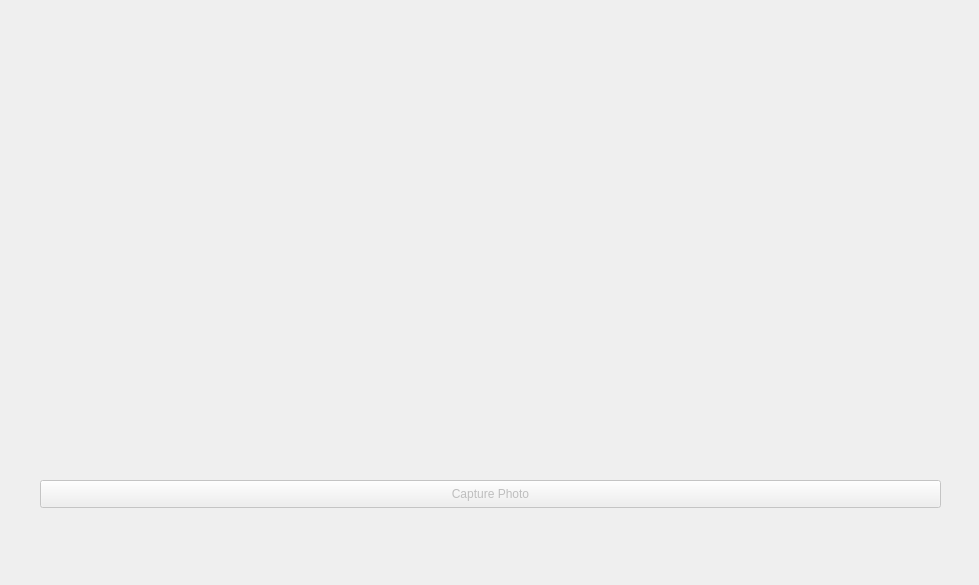
<?xml version="1.0" encoding="UTF-8"?>
<ui version="4.0">
 <class>camera</class>
 <widget class="QDialog" name="camera">
  <property name="geometry">
   <rect>
    <x>0</x>
    <y>0</y>
    <width>979</width>
    <height>585</height>
   </rect>
  </property>
  <property name="windowTitle">
   <string>Dialog</string>
  </property>
  <widget class="QStackedWidget" name="stackedWidget">
   <property name="geometry">
    <rect>
     <x>40</x>
     <y>70</y>
     <width>901</width>
     <height>401</height>
    </rect>
   </property>
   <property name="sizePolicy">
    <sizepolicy hsizetype="Preferred" vsizetype="Preferred">
     <horstretch>1</horstretch>
     <verstretch>0</verstretch>
    </sizepolicy>
   </property>
   <property name="palette">
    <palette>
     <active>
      <colorrole role="Base">
       <brush brushstyle="SolidPattern">
        <color alpha="255">
         <red>255</red>
         <green>255</green>
         <blue>255</blue>
        </color>
       </brush>
      </colorrole>
      <colorrole role="Window">
       <brush brushstyle="SolidPattern">
        <color alpha="255">
         <red>145</red>
         <green>145</green>
         <blue>145</blue>
        </color>
       </brush>
      </colorrole>
     </active>
     <inactive>
      <colorrole role="Base">
       <brush brushstyle="SolidPattern">
        <color alpha="255">
         <red>255</red>
         <green>255</green>
         <blue>255</blue>
        </color>
       </brush>
      </colorrole>
      <colorrole role="Window">
       <brush brushstyle="SolidPattern">
        <color alpha="255">
         <red>145</red>
         <green>145</green>
         <blue>145</blue>
        </color>
       </brush>
      </colorrole>
     </inactive>
     <disabled>
      <colorrole role="Base">
       <brush brushstyle="SolidPattern">
        <color alpha="255">
         <red>145</red>
         <green>145</green>
         <blue>145</blue>
        </color>
       </brush>
      </colorrole>
      <colorrole role="Window">
       <brush brushstyle="SolidPattern">
        <color alpha="255">
         <red>145</red>
         <green>145</green>
         <blue>145</blue>
        </color>
       </brush>
      </colorrole>
     </disabled>
    </palette>
   </property>
   <property name="currentIndex">
    <number>0</number>
   </property>
   <widget class="QWidget" name="viewfinderPage">
    <layout class="QGridLayout" name="gridLayout_5">
     <item row="0" column="0">
      <widget class="QCameraViewfinder" name="viewfinder" native="true">
       <widget class="QCameraViewfinder" name="viewfinder_2" native="true">
        <property name="geometry">
         <rect>
          <x>0</x>
          <y>0</y>
          <width>883</width>
          <height>383</height>
         </rect>
        </property>
       </widget>
      </widget>
     </item>
    </layout>
   </widget>
   <widget class="QWidget" name="previewPage">
    <layout class="QGridLayout" name="gridLayout_4">
     <item row="0" column="0">
      <widget class="QLabel" name="lastImagePreviewLabel">
       <property name="sizePolicy">
        <sizepolicy hsizetype="Preferred" vsizetype="MinimumExpanding">
         <horstretch>0</horstretch>
         <verstretch>0</verstretch>
        </sizepolicy>
       </property>
       <property name="frameShape">
        <enum>QFrame::Box</enum>
       </property>
       <property name="text">
        <string/>
       </property>
      </widget>
     </item>
    </layout>
   </widget>
  </widget>
  <widget class="QPushButton" name="takeImageButton">
   <property name="enabled">
    <bool>false</bool>
   </property>
   <property name="geometry">
    <rect>
     <x>40</x>
     <y>480</y>
     <width>901</width>
     <height>28</height>
    </rect>
   </property>
   <property name="text">
    <string>Capture Photo</string>
   </property>
  </widget>
 </widget>
 <customwidgets>
  <customwidget>
   <class>QCameraViewfinder</class>
   <extends>QWidget</extends>
   <header>qcameraviewfinder.h</header>
   <container>1</container>
  </customwidget>
 </customwidgets>
 <resources/>
 <connections/>
</ui>
